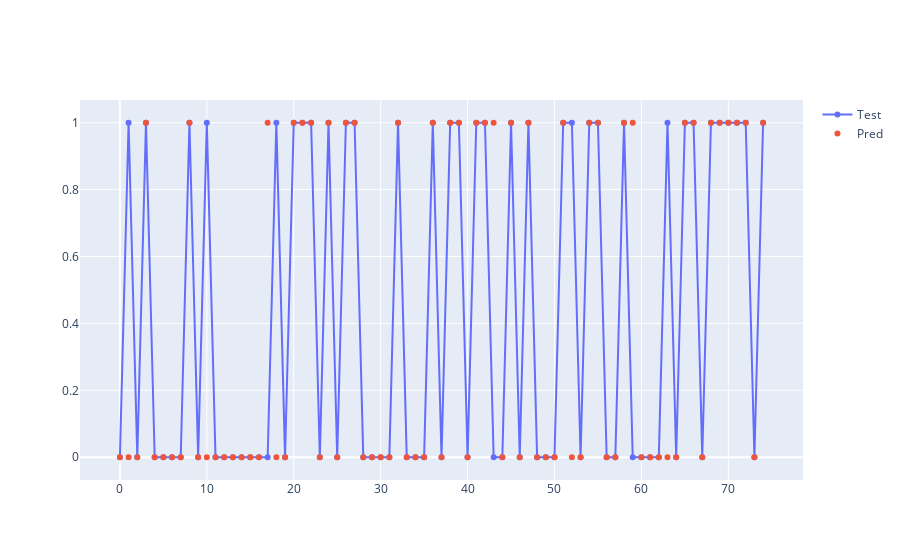

The notebook cell saved with this chart:
### Code cell
y_pred = logre.predict(X_test_scaled)
actual = []
prediction = []
for i,j in zip(y_test,y_pred):
    actual.append(i)
    prediction.append(j)
dic = {'Actual':actual,
       'Prediction':prediction
       }
result  = pd.DataFrame(dic)
import plotly.graph_objects as go

fig = go.Figure()


fig.add_trace(go.Scatter(x=np.arange(0,len(y_test)), y=y_test,
                         mode='markers+lines',
                         name='Test'))
fig.add_trace(go.Scatter(x=np.arange(0,len(y_test)), y=y_pred,
                         mode='markers',
                         name='Pred'))

#fig.write_image('images/logistic_regression.png')
fig.show()

### Figure 1 — Plotly figure (JSON) as saved in the notebook; plotly's stock layout.template omitted (floating-point values rounded to 4 significant figures)
{"data": [{"mode": "markers+lines", "name": "Test", "x": [0, 1, 2, 3, 4, 5, 6, 7, 8, 9, 10, 11, 12, 13, 14, 15, 16, 17, 18, 19, 20, 21, 22, 23, 24, 25, 26, 27, 28, 29, 30, 31, 32, 33, 34, 35, 36, 37, 38, 39, 40, 41, 42, 43, 44, 45, 46, 47, 48, 49, 50, 51, 52, 53, 54, 55, 56, 57, 58, 59, 60, 61, 62, 63, 64, 65, 66, 67, 68, 69, 70, 71, 72, 73, 74], "y": [0, 1, 0, 1, 0, 0, 0, 0, 1, 0, 1, 0, 0, 0, 0, 0, 0, 0, 1, 0, 1, 1, 1, 0, 1, 0, 1, 1, 0, 0, 0, 0, 1, 0, 0, 0, 1, 0, 1, 1, 0, 1, 1, 0, 0, 1, 0, 1, 0, 0, 0, 1, 1, 0, 1, 1, 0, 0, 1, 0, 0, 0, 0, 1, 0, 1, 1, 0, 1, 1, 1, 1, 1, 0, 1], "type": "scatter"}, {"mode": "markers", "name": "Pred", "x": [0, 1, 2, 3, 4, 5, 6, 7, 8, 9, 10, 11, 12, 13, 14, 15, 16, 17, 18, 19, 20, 21, 22, 23, 24, 25, 26, 27, 28, 29, 30, 31, 32, 33, 34, 35, 36, 37, 38, 39, 40, 41, 42, 43, 44, 45, 46, 47, 48, 49, 50, 51, 52, 53, 54, 55, 56, 57, 58, 59, 60, 61, 62, 63, 64, 65, 66, 67, 68, 69, 70, 71, 72, 73, 74], "y": [0, 0, 0, 1, 0, 0, 0, 0, 1, 0, 0, 0, 0, 0, 0, 0, 0, 1, 0, 0, 1, 1, 1, 0, 1, 0, 1, 1, 0, 0, 0, 0, 1, 0, 0, 0, 1, 0, 1, 1, 0, 1, 1, 1, 0, 1, 0, 1, 0, 0, 0, 1, 0, 0, 1, 1, 0, 0, 1, 1, 0, 0, 0, 0, 0, 1, 1, 0, 1, 1, 1, 1, 1, 0, 1], "type": "scatter"}], "layout": {}}
